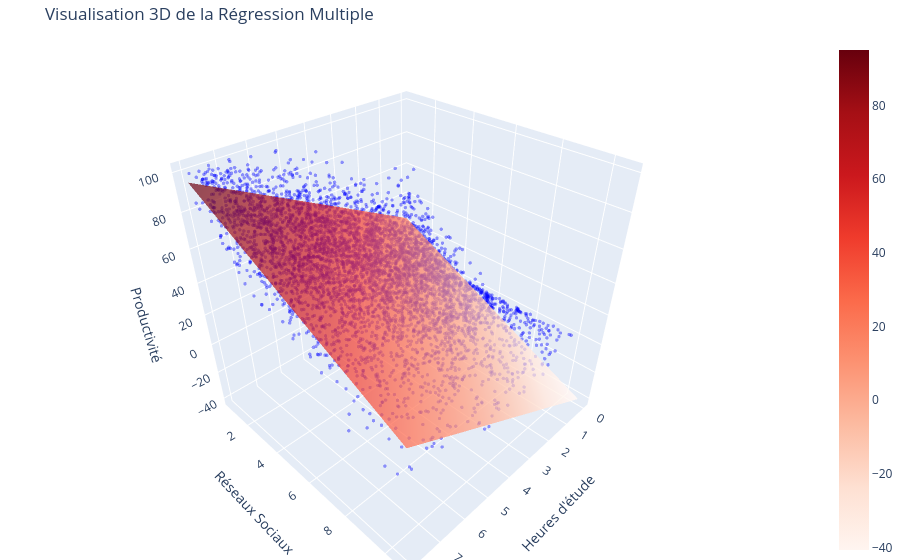

The notebook cell saved with this chart:
### Code cell
import plotly.graph_objects as go
import numpy as np

# 1. Création d'une grille de points pour la surface
# On crée 20 points allant du min au max pour chaque axe
x_range = np.linspace(df['study_hours'].min(), df['study_hours'].max(), 20)
y_range = np.linspace(df['social_media_hours'].min(), df['social_media_hours'].max(), 20)
x_grid, y_grid = np.meshgrid(x_range, y_range)

# 2. Calcul des prédictions sur toute la grille
# On utilise nos coefficients calculés manuellement (B)
# On fixe le sommeil à sa moyenne pour la visualisation
sleep_mean = df['sleep_hours'].mean()

# Formule : z = b + (a1 * étude) + (a2 * réseaux) + (a3 * sommeil_moyen)
z_grid = B[0] + (B[1] * x_grid) + (B[2] * y_grid) + (B[3] * sleep_mean)

# 3. Création de la figure 3D
fig = go.Figure(data=[
    # Le nuage de points réels (en bleu)
    go.Scatter3d(
        x=df['study_hours'], 
        y=df['social_media_hours'], 
        z=df['productivity_score'],
        mode='markers',
        marker=dict(size=2, opacity=0.4, color='blue'),
        name='Données Réelles'
    ),
    # Le plan de prédiction (la surface rouge)
    go.Surface(
        x=x_range, 
        y=y_range, 
        z=z_grid, 
        opacity=0.7, 
        colorscale='Reds',
        name='Plan de Régression'
    )
])

# 4. Habillage du graphique
fig.update_layout(
    title='Visualisation 3D de la Régression Multiple',
    scene=dict(
        xaxis_title='Heures d\'étude',
        yaxis_title='Réseaux Sociaux',
        zaxis_title='Productivité'
    ),
    margin=dict(l=0, r=0, b=0, t=40)
)

fig.show()

### Figure 1 — Plotly figure (JSON) as saved in the notebook; plotly's stock layout.template omitted (floating-point values rounded to 4 significant figures; data arrays with more than 128 entries replaced by an {"elided": "..."} marker saying what was removed)
{"data": [{"marker": {"color": "blue", "opacity": 0.4, "size": 2}, "mode": "markers", "name": "Données Réelles", "type": "scatter3d", "x": {"elided": "4999 float values"}, "y": {"elided": "4999 float values"}, "z": {"elided": "4999 float values"}}, {"colorscale": [[0, "rgb(255,245,240)"], [0.125, "rgb(254,224,210)"], [0.25, "rgb(252,187,161)"], [0.375, "rgb(252,146,114)"], [0.5, "rgb(251,106,74)"], [0.625, "rgb(239,59,44)"], [0.75, "rgb(203,24,29)"], [0.875, "rgb(165,15,21)"], [1, "rgb(103,0,13)"]], "name": "Plan de Régression", "opacity": 0.7, "type": "surface", "x": [0.0, 0.4211, 0.8421, 1.263, 1.684, 2.105, 2.526, 2.947, 3.368, 3.789, 4.211, 4.632, 5.053, 5.474, 5.895, 6.316, 6.737, 7.158, 7.579, 8.0], "y": [0.66, 1.186, 1.713, 2.239, 2.765, 3.292, 3.818, 4.344, 4.871, 5.397, 5.923, 6.449, 6.976, 7.502, 8.028, 8.555, 9.081, 9.607, 10.13, 10.66], "z": {"elided": "20x20 float values"}}], "layout": {"margin": {"b": 0, "l": 0, "r": 0, "t": 40}, "scene": {"xaxis": {"title": {"text": "Heures d'étude"}}, "yaxis": {"title": {"text": "Réseaux Sociaux"}}, "zaxis": {"title": {"text": "Productivité"}}}, "title": {"text": "Visualisation 3D de la Régression Multiple"}}}
